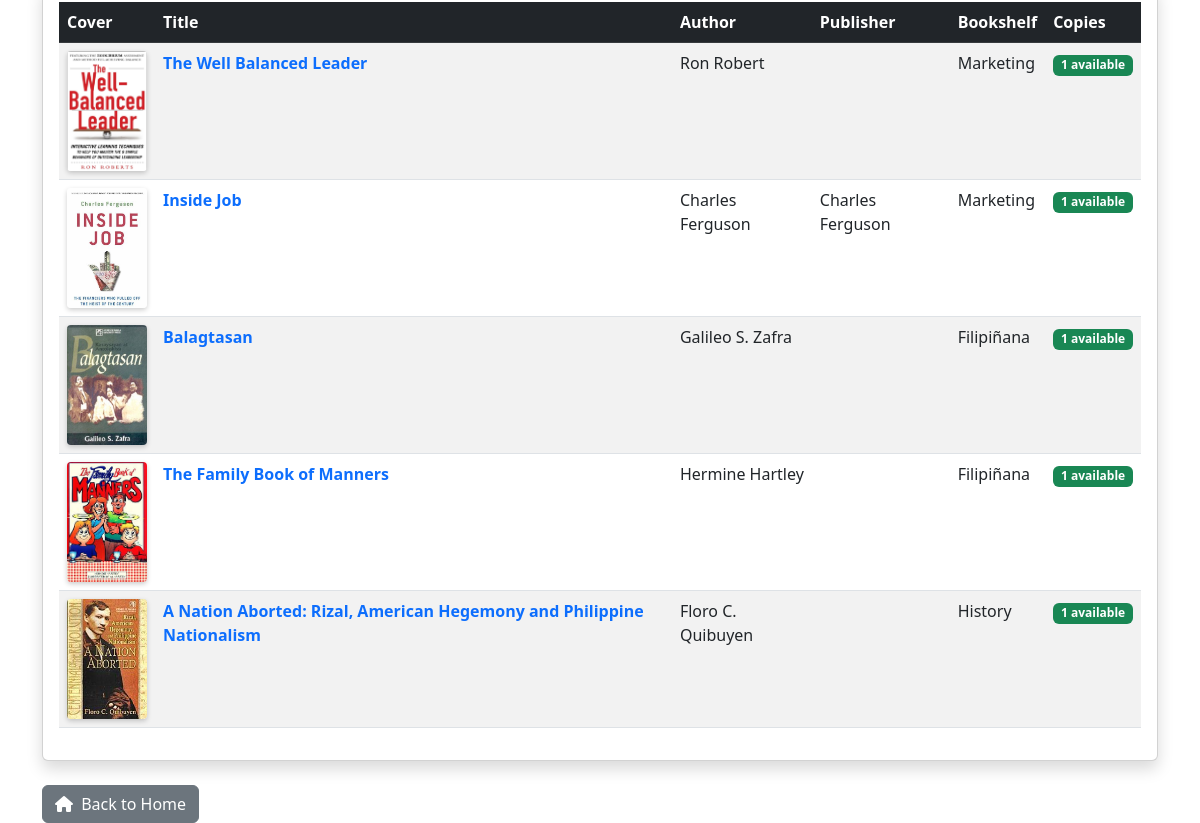
The page /books.php (lower part) on the database as committed earlier.
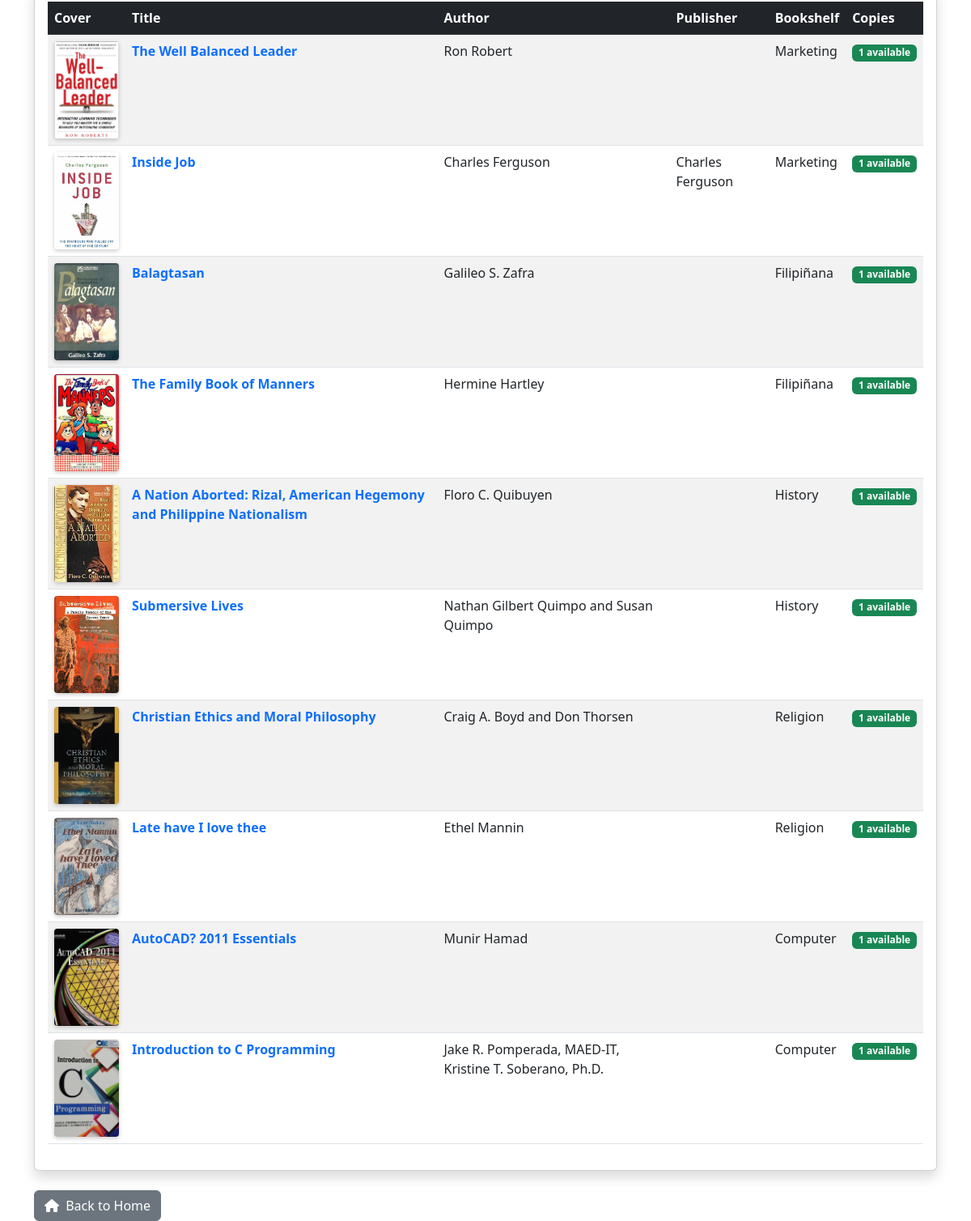
The same page on the database as committed later.
### tables this page shows
CREATE TABLE `books` (
  `id` int(11) NOT NULL,
  `title` varchar(255) NOT NULL,
  `author` varchar(255) NOT NULL,
  `copies` int(11) NOT NULL,
  `available` tinyint(1) DEFAULT 1,
  `image_path` varchar(255) DEFAULT 'default_book.jpg',
  `bookshelf` varchar(100) DEFAULT NULL,
  `bookshelf_location` varchar(100) DEFAULT NULL,
  `isbn` varchar(20) DEFAULT NULL,
  `publisher` varchar(255) DEFAULT NULL,
  `publication_year` int(11) DEFAULT NULL,
  `description` text DEFAULT NULL,
  `quantity` int(11) NOT NULL DEFAULT 1,
  `created_at` timestamp NOT NULL DEFAULT current_timestamp(),
  `updated_at` timestamp NOT NULL DEFAULT current_timestamp() ON UPDATE current_timestamp()
);

### auth_functions.php (called while the page is built, shortened)
<?php
function is_admin() {
    return isset($_SESSION['role']) && $_SESSION['role'] === 'admin';
}
?>

### books.php (the view, shortened to what this page needs)
<?php
include_once 'auth_functions.php';
$is_admin = is_admin();
try {
    $sql = "SELECT * FROM books";
    $stmt = $conn->prepare($sql);
    if (!$stmt->execute()) {
        throw new Exception("Failed to execute query");
    }
    $result = $stmt->get_result();
} catch (Exception $e) {
    $error_message = "Database error: " . $e->getMessage();
}
$display_mode = isset($_GET['display']) ? $_GET['display'] : 'table';
?>
<!DOCTYPE html>
<html lang="en">
<head>
    <link href="https://cdn.jsdelivr.net/npm/bootstrap@5.3.0/dist/css/bootstrap.min.css" rel="stylesheet">
    <link rel="stylesheet" href="https://cdnjs.cloudflare.com/ajax/libs/font-awesome/6.4.0/css/all.min.css">
    <link rel="stylesheet" href="css/navbar.css">
    <link rel="stylesheet" href="css/reset.css">
</head>
<body>
    <?php include 'navbar.php'; ?>
    <div class="container mt-4">
        <div class="card shadow">
            <div class="card-body">
                <?php if ($result && $result->num_rows > 0): ?>
                    <?php if ($display_mode === 'table'): ?>
                        <div class="table-responsive">
                            <table class="table table-striped table-hover">
                                <thead class="table-dark">
                                    <tr>
                                        <th>Cover</th>
                                        <th>Title</th>
                                        <th>Author</th>
                                        <th>Publisher</th>
                                        <th>Bookshelf</th>
                                        <th>Copies</th>
                                    </tr>
                                </thead>
                                <tbody>
                                    <?php while ($row = $result->fetch_assoc()): ?>
                                        <tr>
                                            <td>
                                                <img src="<?= !empty($row['image_path']) ? htmlspecialchars($row['image_path']) : 'uploads/books/default_book.jpg' ?>"
                                                     alt="<?= htmlspecialchars($row['title']) ?>" class="book-cover">
                                            </td>
                                            <td>
                                                <?php if ($is_admin): ?>
                                                    <a href="add_edit_book.php?id=<?= $row['id'] ?>" class="text-decoration-none fw-bold">
                                                        <?= htmlspecialchars($row['title']) ?>
                                                    </a>
                                                <?php else: ?>
                                                    <a href="book_details.php?id=<?= $row['id'] ?>" class="text-decoration-none fw-bold">
                                                        <?= htmlspecialchars($row['title']) ?>
                                                    </a>
                                                <?php endif; ?>
                                            </td>
                                            <td><?= htmlspecialchars($row['author']) ?></td>
                                            <td><?= isset($row['publisher']) ? htmlspecialchars($row['publisher']) : '-' ?></td>
                                            <td><?= isset($row['bookshelf']) ? htmlspecialchars($row['bookshelf']) : '-' ?></td>
                                            <td>
                                                <span class="badge <?= (isset($row['copies']) && $row['copies'] > 0) || (isset($row['quantity']) && $row['quantity'] > 0) ? 'bg-success' : 'bg-danger' ?>">
                                                    <?= isset($row['copies']) ? $row['copies'] : (isset($row['quantity']) ? $row['quantity'] : 0) ?> available
                                                </span>
                                            </td>
                                        </tr>
                                    <?php endwhile; ?>
                                </tbody>
                            </table>
                        </div>
                    <?php endif; ?>
                <?php endif; ?>
            </div>
        </div>
        <div class="d-flex justify-content-between mt-4">
            <a href="index.php" class="btn btn-secondary">
                <i class="fas fa-home me-1"></i> Back to Home
            </a>
        </div>
    </div>
</body>
</html>

### books.php (style rules this page uses)
.book-cover { width: 80px; height: 120px; object-fit: cover; border-radius: 4px; box-shadow: 0 2px 5px rgba(0,0,0,0.2); }

Rows that differ between the two databases and show on the page:
added books: image_path (picture), title "Submersive Lives", author "Nathan Gilbert Quimpo and Susan Quimpo", bookshelf "History", copies "1"
added books: image_path (picture), title "Christian Ethics and Moral Philosophy", author "Craig A. Boyd and Don Thorsen", bookshelf "Religion", copies "1"
added books: image_path (picture), title "Late have I love thee", author "Ethel Mannin", bookshelf "Religion", copies "1"
added books: image_path (picture), title "AutoCAD? 2011 Essentials", author "Munir Hamad", bookshelf "Computer", copies "1"
added books: image_path (picture), title "Introduction to C Programming", author "Jake R. Pomperada, MAED-IT, Kristine T. Soberano, Ph.D.", bookshelf "Computer", copies "1"
